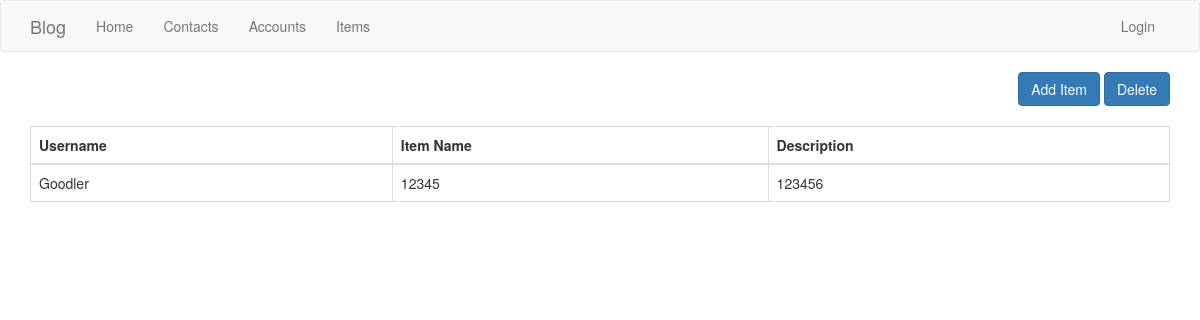
The app's page /myitems, older data.
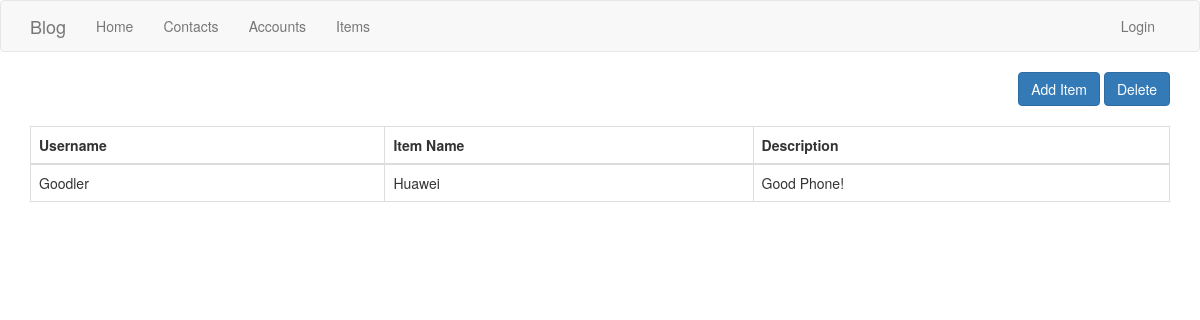
The same page, newer data.
### app/models.py (models this page shows, shortened)
class Item(UserMixin, db.Model):
    id = db.Column(db.Integer, primary_key=True)
    name_author = db.Column(db.String(120))
    name_item = db.Column(db.String(120))
    body = db.Column(db.String(120))

### app/routes.py (the view)
@app.route('/myitems')
def favor_item():
    items = {
            'username': db.session.query(Item.name_author).all(),
            'name_item': db.session.query(Item.name_item).all(),
            'description': db.session.query(Item.body).all()
        }
    itmds = Item.query.all()
    return render_template("items.html", title="Items", items=items, itmds=itmds)

### app/templates/items.html
{% extends "base.html" %}
{% block app_content %}
    <div class="d-grid gap-2 col-6 mx-auto" align="right">
        <a href="{{ url_for('add_item') }}" class="btn btn-primary enabled" tabindex="-1" role="button" aria-disabled="true">Add Item</a>
        <a href="{{ url_for('delete') }}" class="btn btn-primary enabled" tabindex="-1" role="button" aria-disabled="true">Delete</a>
    </div><br>
<table class="table table-bordered">
    <thead>
        <tr>
        <th scope="col">Username</th>
        <th scope="col">Item Name</th>
        <th scope="col">Description</th>
        </tr>
    </thead>
    {% for data in itmds %}
    <tbody>
        <tr>
            <td>{{ data.name_author }}</td>
            <td>{{ data.name_item }}</td>
            <td>{{ data.body }}</td>
        </tr>
    </tbody>
    {% endfor %}
</table>
{% endblock %}

### app/templates/base.html (shortened to what this page needs)
{% extends 'bootstrap/base.html' %}
{% block navbar %}
    <nav class="navbar navbar-default">
        <div class="container">
            <div class="navbar-header">
                <a class="navbar-brand" href="{{ url_for('index') }}">Blog</a>
            </div>
            <div class="collapse navbar-collapse" id="bs-example-navbar-collapse-1">
                <ul class="nav navbar-nav">
                    <li><a href="{{ url_for('index') }}">Home</a></li>
                    <li><a href="{{ url_for('contact') }}">Contacts</a></li>
                    <li><a href="{{ url_for('accounts') }}">Accounts</a></li>
                    <li><a href="{{ url_for('favor_item') }}">Items</a></li>
                </ul>
                <ul class="nav navbar-nav navbar-right">
                    {% if current_user.is_anonymous %}
                    <li><a href="{{ url_for('login') }}">Login</a></li>
                    {% else %}
                    <li><a href="{{ url_for('logout') }}">({{ current_user.username }})  Logout</a></li>
                    {% endif %}
                </ul>
            </div>
        </div>
    </nav>
{% endblock %}
{% block content %}
    <div class="container">
        {% block app_content %}{% endblock %}
    </div>
{% endblock %}

Row changes from the older to the newer data that the page shows:
changed Item "Goodler": name_item "12345" → "Huawei"; body "123456" → "Good Phone!"
